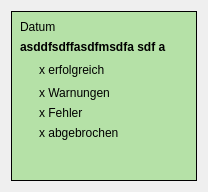
<?xml version="1.0" encoding="UTF-8"?>
<ui version="4.0">
 <class>BackupMonitorClientStatusMousePopup</class>
 <widget class="QWidget" name="BackupMonitorClientStatusMousePopup">
  <property name="geometry">
   <rect>
    <x>0</x>
    <y>0</y>
    <width>208</width>
    <height>192</height>
   </rect>
  </property>
  <property name="sizePolicy">
   <sizepolicy hsizetype="Minimum" vsizetype="Minimum">
    <horstretch>0</horstretch>
    <verstretch>0</verstretch>
   </sizepolicy>
  </property>
  <property name="maximumSize">
   <size>
    <width>1340</width>
    <height>1000</height>
   </size>
  </property>
  <property name="windowTitle">
   <string>Form</string>
  </property>
  <property name="styleSheet">
   <string notr="true"/>
  </property>
  <layout class="QVBoxLayout" name="verticalLayout">
   <item>
    <widget class="QWidget" name="widgetMain" native="true">
     <property name="sizePolicy">
      <sizepolicy hsizetype="Preferred" vsizetype="Preferred">
       <horstretch>0</horstretch>
       <verstretch>0</verstretch>
      </sizepolicy>
     </property>
     <property name="maximumSize">
      <size>
       <width>10000</width>
       <height>10000</height>
      </size>
     </property>
     <property name="styleSheet">
      <string notr="true">QWidget#widgetMain {
	background-color: rgb(181, 225, 167);
	border: 1px solid #000000;
}</string>
     </property>
     <layout class="QGridLayout" name="gridLayout">
      <item row="4" column="2">
       <widget class="QLabel" name="labelError">
        <property name="text">
         <string>x Fehler</string>
        </property>
       </widget>
      </item>
      <item row="5" column="2">
       <widget class="QLabel" name="labelAborted">
        <property name="sizePolicy">
         <sizepolicy hsizetype="Expanding" vsizetype="Preferred">
          <horstretch>0</horstretch>
          <verstretch>0</verstretch>
         </sizepolicy>
        </property>
        <property name="styleSheet">
         <string notr="true"/>
        </property>
        <property name="text">
         <string>x abgebrochen</string>
        </property>
        <property name="scaledContents">
         <bool>false</bool>
        </property>
        <property name="openExternalLinks">
         <bool>false</bool>
        </property>
       </widget>
      </item>
      <item row="2" column="2">
       <widget class="QLabel" name="labelSuccessful">
        <property name="text">
         <string>x erfolgreich</string>
        </property>
       </widget>
      </item>
      <item row="3" column="2">
       <widget class="QLabel" name="labelWarning">
        <property name="mouseTracking">
         <bool>true</bool>
        </property>
        <property name="text">
         <string>x Warnungen</string>
        </property>
       </widget>
      </item>
      <item row="5" column="0">
       <widget class="QLabel" name="label_4">
        <property name="text">
         <string/>
        </property>
        <property name="pixmap">
         <pixmap resource="../Application.qrc">:/purple.png</pixmap>
        </property>
       </widget>
      </item>
      <item row="2" column="1">
       <spacer name="horizontalSpacer">
        <property name="orientation">
         <enum>Qt::Horizontal</enum>
        </property>
        <property name="sizeType">
         <enum>QSizePolicy::Fixed</enum>
        </property>
        <property name="sizeHint" stdset="0">
         <size>
          <width>0</width>
          <height>20</height>
         </size>
        </property>
       </spacer>
      </item>
      <item row="1" column="0" colspan="3">
       <widget class="QLabel" name="labelState">
        <property name="sizePolicy">
         <sizepolicy hsizetype="Preferred" vsizetype="Preferred">
          <horstretch>0</horstretch>
          <verstretch>0</verstretch>
         </sizepolicy>
        </property>
        <property name="minimumSize">
         <size>
          <width>0</width>
          <height>0</height>
         </size>
        </property>
        <property name="font">
         <font>
          <weight>75</weight>
          <bold>true</bold>
         </font>
        </property>
        <property name="text">
         <string>&lt;html&gt;&lt;head/&gt;&lt;body&gt;&lt;p&gt;asddfsdffasdfmsdfa sdf a&lt;/p&gt;&lt;/body&gt;&lt;/html&gt;</string>
        </property>
        <property name="wordWrap">
         <bool>true</bool>
        </property>
       </widget>
      </item>
      <item row="4" column="0">
       <widget class="QLabel" name="label_2">
        <property name="text">
         <string/>
        </property>
        <property name="pixmap">
         <pixmap resource="../Application.qrc">:/red.png</pixmap>
        </property>
       </widget>
      </item>
      <item row="3" column="0">
       <widget class="QLabel" name="label_5">
        <property name="text">
         <string/>
        </property>
        <property name="pixmap">
         <pixmap resource="../Application.qrc">:/yellow.png</pixmap>
        </property>
       </widget>
      </item>
      <item row="0" column="0" colspan="3">
       <widget class="QLabel" name="labelDate">
        <property name="sizePolicy">
         <sizepolicy hsizetype="Preferred" vsizetype="Preferred">
          <horstretch>0</horstretch>
          <verstretch>0</verstretch>
         </sizepolicy>
        </property>
        <property name="text">
         <string>Datum</string>
        </property>
       </widget>
      </item>
      <item row="2" column="0">
       <widget class="QLabel" name="label">
        <property name="sizePolicy">
         <sizepolicy hsizetype="Fixed" vsizetype="Fixed">
          <horstretch>0</horstretch>
          <verstretch>0</verstretch>
         </sizepolicy>
        </property>
        <property name="text">
         <string/>
        </property>
        <property name="pixmap">
         <pixmap resource="../Application.qrc">:/green.png</pixmap>
        </property>
       </widget>
      </item>
      <item row="6" column="2">
       <spacer name="verticalSpacer">
        <property name="orientation">
         <enum>Qt::Vertical</enum>
        </property>
        <property name="sizeHint" stdset="0">
         <size>
          <width>20</width>
          <height>0</height>
         </size>
        </property>
       </spacer>
      </item>
     </layout>
    </widget>
   </item>
  </layout>
 </widget>
 <resources>
  <include location="../Application.qrc"/>
 </resources>
 <connections/>
</ui>
